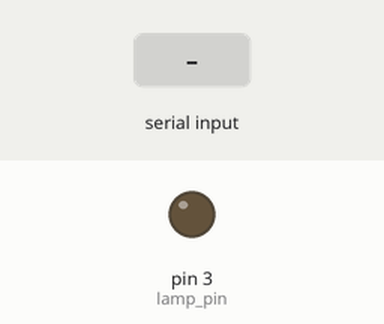
This program was run on a simulated Arduino Uno, built with avr-gcc and run on an emulated ATmega328P. On the bench: output pins drawn as LEDs (lit = HIGH). The test bench sets the inputs (shaded band).

Above: at 4.1 s.
4.2 s: "90,45\n" received over Serial
At 4.6 s:
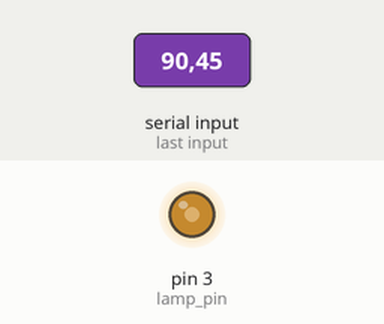
5.7 s: "30,150\n" received over Serial
At 6.9 s:
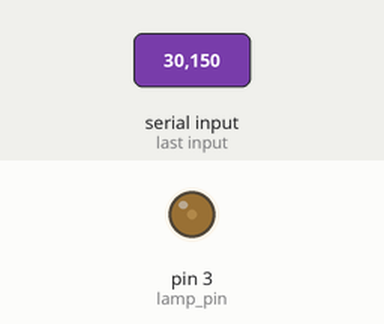
7.2 s: "200\n" received over Serial
At 8.2 s:
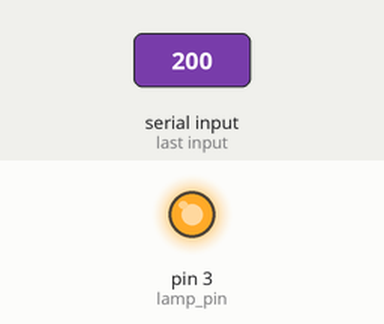
8.7 s: "90\n" received over Serial
At 9.3 s:
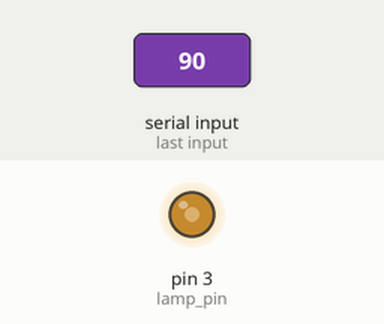
Timing chart, 0 to 11.2 s (numbered marks = the images above; inputs shaded):
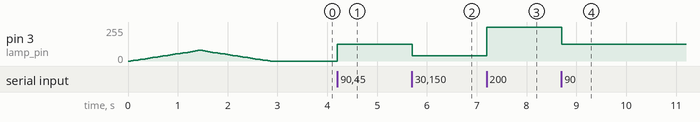

Measured:
- after the input at 4.2 s, pin 3 (lamp_pin): 0/255 → 127/255 at once
- after the input at 5.7 s, pin 3 (lamp_pin): 127/255 → 40/255 at once
- after the input at 7.2 s, pin 3 (lamp_pin): 40/255 → 255/255 at once
- after the input at 8.7 s, pin 3 (lamp_pin): 255/255 → 127/255 at once

The program:

main.cpp
```cpp
#include <Arduino.h>
#include <RBDdimmer.h>

const int zero_cross_pin  = 2;
const int lamp_pin  = 3;
const int MIN_POWER  = 0;
const int MAX_POWER  = 56;
dimmerLamp lamp(lamp_pin);


void Serial_Setup_Reply();
void Dimmer_Setup();
int Read_Serial();
void Set_Intensity(int intensity);
void Arduino_Testing();


void setup() {
  Serial_Setup_Reply();
  Dimmer_Setup();

}


//Change LED's intensity according to recieved intensity value
void loop() {
  //Set_Intensity(100);
  Set_Intensity(Read_Serial());
}


//Sweep light power to test dimmer
void Dimmer_Setup(){/* function testDimmer */
  const int POWER_STEP  = 2;
  const int delay_t = 50;
  int power  = 0;

  lamp.begin(NORMAL_MODE,ON);

  for(power=MIN_POWER;power<=MAX_POWER;power+=POWER_STEP){
    Set_Intensity(power);
    delay(delay_t);
  }
  for(power=MAX_POWER;power>=MIN_POWER;power-=POWER_STEP){
    Set_Intensity(power);
    delay(delay_t);
  }
}


//Setup the Serial Communicaiton
void Serial_Setup_Reply(){
  Serial.begin(115200);
  Serial.setTimeout(1);
  if(Serial.available()){
    //Serial.print(100);
  }
}


//Read Serial input to arudino
int Read_Serial(){
  while (!Serial.available());  //Loop until serial available
  return Serial.readString().toInt();  //Recieve value from the serial port
}


//Set the intensity of the lamp
void Set_Intensity(int intensity){
  intensity = map(intensity,0,100,MIN_POWER,MAX_POWER);
  lamp.setPower(intensity);
}


//Quick Built in LED blinking testing
void Arduino_Testing(){
  digitalWrite(13,HIGH);
  delay(1000);
  digitalWrite(13,LOW);
  delay(1000);
}
```
